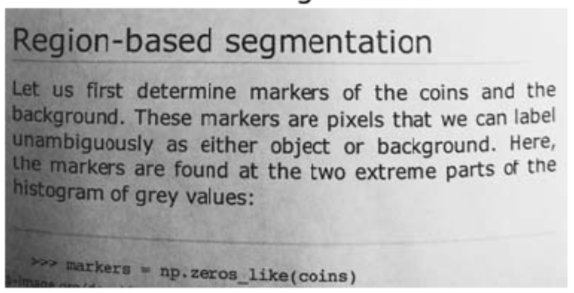
#> input picture Module 6 Computer Vision/D5 Edge detection, perspective transform and Morphological transformations/img/t1.png, 574 x 293 px
$ python 18ComputerVisionThresholdingV3.py
#> lines starting #> are read from the running program, lines starting #| are printed output that depends on the picture; after the words box and inside, x2 and y2 are one past the last pixel; in counts of white or black regions, pixels touching at a corner belong together
import cv2
import numpy as np
import matplotlib.pyplot as plt

text = cv2.imread('img/t1.png')
#> text is the input picture: shape (293, 574, 3); mean B, G, R 176.7, 176.7, 176.7
text_gray = text.copy()
text_gray = cv2.cvtColor(text_gray, cv2.COLOR_BGR2GRAY)
plt.figure(figsize=(12, 10))
plt.imshow(text, cmap='gray')
plt.show()

text_2 = cv2.imread('img/t2.png')
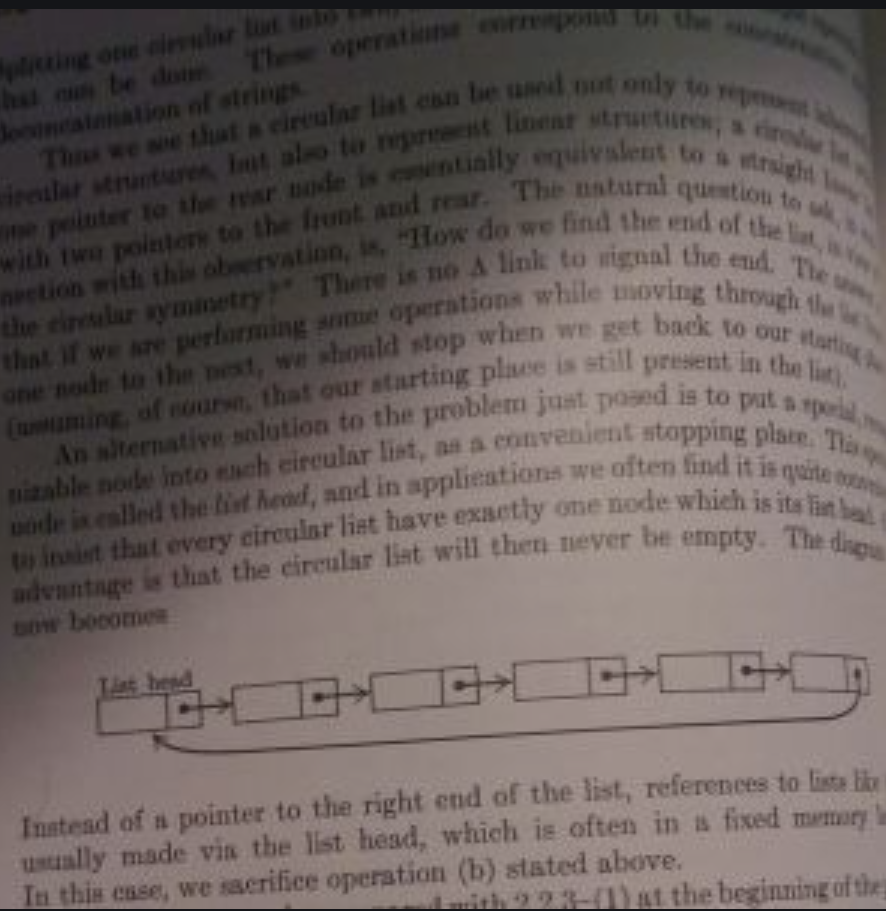
#> input picture Module 6 Computer Vision/D5 Edge detection, perspective transform and Morphological transformations/img/t2.png, 886 x 911 px
#> text_2 is the input picture: shape (911, 886, 3); mean B, G, R 94.2, 97, 107
plt.imshow(text_2, cmap='gray')
plt.show()

ret, thresh1 = cv2.threshold(text, 127, 255, cv2.THRESH_BINARY)
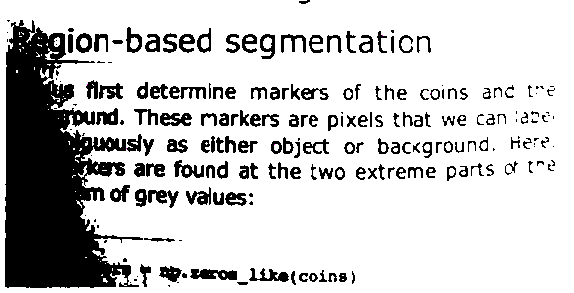
#> thresh1: shape (293, 574, 3); mean B, G, R 202, 202, 202
cv2.imshow('new text 1', thresh1)

th = 0
max_val = 255

gau_blur = cv2.GaussianBlur(text_gray, (7, 7), 0)
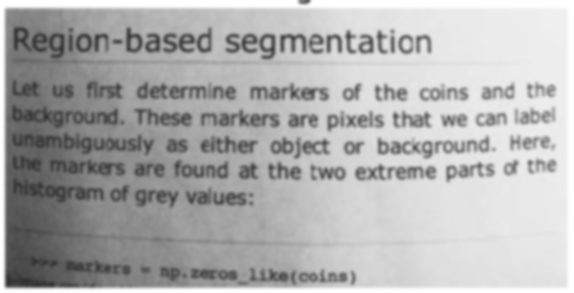
#> gau_blur: shape (293, 574); min 48, max 255, mean 176.7

ret, thresh2 = cv2.threshold(gau_blur, 0, 255, cv2.THRESH_BINARY + cv2.THRESH_OTSU)
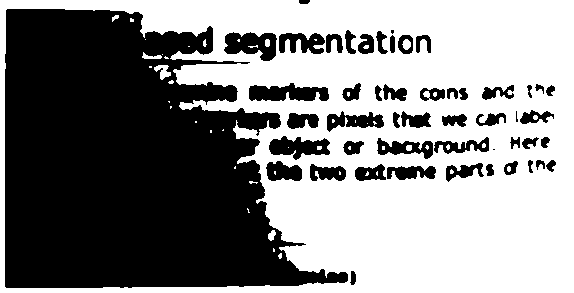
#> thresh2: shape (293, 574); 53.7% white; 50 black regions (3 under 20 px), largest, box (x1, y1, x2, y2) and area: (5, 9, 348, 288) 65480, (249, 83, 329, 101) 1035, (224, 32, 277, 61) 1013
#> ret = 173
plt.imshow(thresh2, cmap='gray')
plt.show()
# cv2.imshow('new text 2', thresh2)

cv2.waitKey(0)
cv2.destroyAllWindows()
